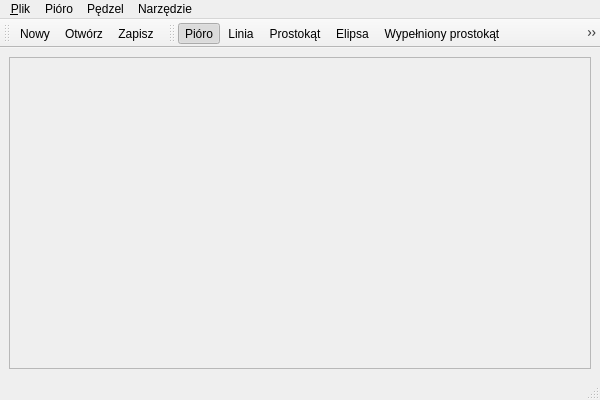
<ui version="4.0" >
 <class>Window</class>
 <widget class="QMainWindow" name="Window" >
  <property name="geometry" >
   <rect>
    <x>0</x>
    <y>0</y>
    <width>600</width>
    <height>400</height>
   </rect>
  </property>
  <property name="windowTitle" >
   <string>Rysownik Qt</string>
  </property>
  <property name="windowIcon" >
   <iconset resource="mywindow.qrc" >:/images/qt.png</iconset>
  </property>
  <widget class="QWidget" name="centralwidget" >
   <property name="enabled" >
    <bool>true</bool>
   </property>
   <layout class="QVBoxLayout" >
    <item>
     <widget class="QScrollArea" name="scrollArea" >
      <property name="frameShape" >
       <enum>QFrame::StyledPanel</enum>
      </property>
      <property name="frameShadow" >
       <enum>QFrame::Sunken</enum>
      </property>
      <widget class="PaintArea" native="1" name="paint" >
       <property name="geometry" >
        <rect>
         <x>11</x>
         <y>11</y>
         <width>560</width>
         <height>281</height>
        </rect>
       </property>
       <property name="cursor" >
        <cursorShape>CrossCursor</cursorShape>
       </property>
      </widget>
     </widget>
    </item>
   </layout>
  </widget>
  <widget class="QMenuBar" name="menubar" >
   <property name="geometry" >
    <rect>
     <x>0</x>
     <y>0</y>
     <width>600</width>
     <height>23</height>
    </rect>
   </property>
   <widget class="QMenu" name="fileMenu" >
    <property name="title" >
     <string>&amp;Plik</string>
    </property>
    <addaction name="fileMenuNew" />
    <addaction name="fileMenuOpen" />
    <addaction name="fileMenuSave" />
    <addaction name="fileMenuSaveAs" />
    <addaction name="separator" />
    <addaction name="fileMenuQuit" />
   </widget>
   <widget class="QMenu" name="penMenu" >
    <property name="title" >
     <string>Pióro</string>
    </property>
    <widget class="QMenu" name="penMenuStyle" >
     <property name="title" >
      <string>Styl linii</string>
     </property>
     <addaction name="actionQt_SolidLine" />
     <addaction name="actionQt_DashLine" />
     <addaction name="actionQt_DotLine" />
     <addaction name="actionQt_DashDotLine" />
     <addaction name="actionQt_DashDotDotLine" />
    </widget>
    <widget class="QMenu" name="penMenuCapStyle" >
     <property name="title" >
      <string>Zakończenie linii</string>
     </property>
     <addaction name="actionQt_SquareCap" />
     <addaction name="actionQt_FlatCap" />
     <addaction name="actionQt_RoundCap" />
    </widget>
    <widget class="QMenu" name="penMenuJoinStyle" >
     <property name="title" >
      <string>Połączenie linii</string>
     </property>
     <addaction name="actionQt_BevelJoin" />
     <addaction name="actionQt_MiterJoin" />
     <addaction name="actionQt_RoundJoin" />
    </widget>
    <addaction name="penMenuWidth" />
    <addaction name="penMenuColor" />
    <addaction name="penMenuStyle" />
    <addaction name="penMenuCapStyle" />
    <addaction name="penMenuJoinStyle" />
   </widget>
   <widget class="QMenu" name="drawingToolsMenu" >
    <property name="title" >
     <string>Narzędzie</string>
    </property>
    <addaction name="drawingToolsMenuPen" />
    <addaction name="drawingToolsMenuLine" />
    <addaction name="drawingToolsMenuRect" />
    <addaction name="drawingToolsMenuEllipse" />
    <addaction name="drawingToolsMenuFillRect" />
    <addaction name="drawingToolsMenuFillEllipse" />
   </widget>
   <widget class="QMenu" name="brushMenu" >
    <property name="title" >
     <string>Pędzel</string>
    </property>
    <widget class="QMenu" name="brushMenuStyle" >
     <property name="title" >
      <string>Styl</string>
     </property>
     <addaction name="actionQt_NoBrush" />
     <addaction name="actionQt_SolidPattern" />
     <addaction name="actionQt_Dense1Pattern" />
     <addaction name="actionQt_Dense2Pattern" />
     <addaction name="actionQt_Dense3Pattern" />
     <addaction name="actionQt_Dense4Pattern" />
     <addaction name="actionQt_Dense5Pattern" />
     <addaction name="actionQt_Dense6Pattern" />
     <addaction name="actionQt_Dense7Pattern" />
     <addaction name="actionQt_HorPattern" />
     <addaction name="actionQt_VerPattern" />
     <addaction name="actionQt_CrossPattern" />
     <addaction name="actionQt_BDiagPattern" />
     <addaction name="actionQt_FDiagPattern" />
     <addaction name="actionQt_DiagCrossPattern" />
    </widget>
    <addaction name="brushMenuColor" />
    <addaction name="brushMenuStyle" />
   </widget>
   <addaction name="fileMenu" />
   <addaction name="penMenu" />
   <addaction name="brushMenu" />
   <addaction name="drawingToolsMenu" />
  </widget>
  <widget class="QStatusBar" name="statusBar" >
   <property name="statusTip" >
    <string/>
   </property>
  </widget>
  <widget class="QToolBar" name="toolBarFile" >
   <property name="windowTitle" >
    <string>toolBar</string>
   </property>
   <attribute name="toolBarArea" >
    <enum>TopToolBarArea</enum>
   </attribute>
   <attribute name="toolBarBreak" >
    <bool>false</bool>
   </attribute>
   <addaction name="fileMenuNew" />
   <addaction name="fileMenuOpen" />
   <addaction name="fileMenuSave" />
  </widget>
  <widget class="QToolBar" name="toolBarDrawingTools" >
   <property name="windowTitle" >
    <string>toolBar</string>
   </property>
   <attribute name="toolBarArea" >
    <enum>TopToolBarArea</enum>
   </attribute>
   <attribute name="toolBarBreak" >
    <bool>false</bool>
   </attribute>
   <addaction name="drawingToolsMenuPen" />
   <addaction name="drawingToolsMenuLine" />
   <addaction name="drawingToolsMenuRect" />
   <addaction name="drawingToolsMenuEllipse" />
   <addaction name="drawingToolsMenuFillRect" />
   <addaction name="drawingToolsMenuFillEllipse" />
  </widget>
  <action name="fileMenuNew" >
   <property name="icon" >
    <iconset resource="mywindow.qrc" >:/images/new.png</iconset>
   </property>
   <property name="text" >
    <string>&amp;Nowy</string>
   </property>
   <property name="statusTip" >
    <string>Tworzy nowy plik</string>
   </property>
   <property name="shortcut" >
    <string>Ctrl+N</string>
   </property>
  </action>
  <action name="fileMenuOpen" >
   <property name="icon" >
    <iconset resource="mywindow.qrc" >:/images/open.png</iconset>
   </property>
   <property name="text" >
    <string>Otwórz</string>
   </property>
   <property name="statusTip" >
    <string>Odczytuje plik</string>
   </property>
   <property name="shortcut" >
    <string>Ctrl+O</string>
   </property>
  </action>
  <action name="fileMenuSave" >
   <property name="icon" >
    <iconset resource="mywindow.qrc" >:/images/save.png</iconset>
   </property>
   <property name="text" >
    <string>Zapisz</string>
   </property>
   <property name="statusTip" >
    <string>Zapisuje bieżące zmiany</string>
   </property>
  </action>
  <action name="fileMenuSaveAs" >
   <property name="text" >
    <string>Zapisz jako</string>
   </property>
   <property name="statusTip" >
    <string>Zapisuje jako nowy plik</string>
   </property>
  </action>
  <action name="fileMenuQuit" >
   <property name="text" >
    <string>Wyjście</string>
   </property>
   <property name="statusTip" >
    <string>Zakończenie działania programu</string>
   </property>
  </action>
  <action name="penMenuWidth" >
   <property name="text" >
    <string>Grubość</string>
   </property>
   <property name="toolTip" >
    <string>Grubość pióra</string>
   </property>
   <property name="statusTip" >
    <string>Określenie grubości pióra</string>
   </property>
  </action>
  <action name="penMenuColor" >
   <property name="text" >
    <string>Kolor</string>
   </property>
   <property name="toolTip" >
    <string>Kolor pióra</string>
   </property>
   <property name="statusTip" >
    <string>Określenie koloru pióra</string>
   </property>
  </action>
  <action name="actionQt_SolidLine" >
   <property name="checkable" >
    <bool>true</bool>
   </property>
   <property name="checked" >
    <bool>true</bool>
   </property>
   <property name="icon" >
    <iconset/>
   </property>
   <property name="text" >
    <string>Qt::SolidLine</string>
   </property>
  </action>
  <action name="actionQt_DashLine" >
   <property name="checkable" >
    <bool>true</bool>
   </property>
   <property name="text" >
    <string>Qt::DashLine</string>
   </property>
  </action>
  <action name="actionQt_DotLine" >
   <property name="checkable" >
    <bool>true</bool>
   </property>
   <property name="text" >
    <string>Qt::DotLine</string>
   </property>
  </action>
  <action name="actionQt_DashDotLine" >
   <property name="checkable" >
    <bool>true</bool>
   </property>
   <property name="text" >
    <string>Qt::DashDotLine</string>
   </property>
  </action>
  <action name="actionQt_DashDotDotLine" >
   <property name="checkable" >
    <bool>true</bool>
   </property>
   <property name="text" >
    <string>Qt::DashDotDotLine</string>
   </property>
  </action>
  <action name="actionQt_SquareCap" >
   <property name="checkable" >
    <bool>true</bool>
   </property>
   <property name="checked" >
    <bool>true</bool>
   </property>
   <property name="text" >
    <string>Qt::SquareCap</string>
   </property>
  </action>
  <action name="actionQt_FlatCap" >
   <property name="checkable" >
    <bool>true</bool>
   </property>
   <property name="text" >
    <string>Qt::FlatCap</string>
   </property>
  </action>
  <action name="actionQt_RoundCap" >
   <property name="checkable" >
    <bool>true</bool>
   </property>
   <property name="text" >
    <string>Qt::RoundCap</string>
   </property>
  </action>
  <action name="actionQt_BevelJoin" >
   <property name="checkable" >
    <bool>true</bool>
   </property>
   <property name="checked" >
    <bool>true</bool>
   </property>
   <property name="text" >
    <string>Qt::BevelJoin</string>
   </property>
  </action>
  <action name="actionQt_MiterJoin" >
   <property name="checkable" >
    <bool>true</bool>
   </property>
   <property name="text" >
    <string>Qt::MiterJoin</string>
   </property>
  </action>
  <action name="actionQt_RoundJoin" >
   <property name="checkable" >
    <bool>true</bool>
   </property>
   <property name="text" >
    <string>Qt::RoundJoin</string>
   </property>
  </action>
  <action name="drawingToolsMenuPen" >
   <property name="checkable" >
    <bool>true</bool>
   </property>
   <property name="checked" >
    <bool>true</bool>
   </property>
   <property name="icon" >
    <iconset resource="mywindow.qrc" >:/images/paintbrush.png</iconset>
   </property>
   <property name="text" >
    <string>Pióro</string>
   </property>
  </action>
  <action name="drawingToolsMenuLine" >
   <property name="checkable" >
    <bool>true</bool>
   </property>
   <property name="icon" >
    <iconset resource="mywindow.qrc" >:/images/line.png</iconset>
   </property>
   <property name="text" >
    <string>Linia</string>
   </property>
  </action>
  <action name="drawingToolsMenuRect" >
   <property name="checkable" >
    <bool>true</bool>
   </property>
   <property name="icon" >
    <iconset resource="mywindow.qrc" >:/images/rectangle.png</iconset>
   </property>
   <property name="text" >
    <string>Prostokąt</string>
   </property>
  </action>
  <action name="drawingToolsMenuEllipse" >
   <property name="checkable" >
    <bool>true</bool>
   </property>
   <property name="icon" >
    <iconset resource="mywindow.qrc" >:/images/ellipse.png</iconset>
   </property>
   <property name="text" >
    <string>Elipsa</string>
   </property>
  </action>
  <action name="drawingToolsMenuFillRect" >
   <property name="checkable" >
    <bool>true</bool>
   </property>
   <property name="icon" >
    <iconset resource="mywindow.qrc" >:/images/filledrectangle.png</iconset>
   </property>
   <property name="text" >
    <string>Wypełniony prostokąt</string>
   </property>
  </action>
  <action name="drawingToolsMenuFillEllipse" >
   <property name="checkable" >
    <bool>true</bool>
   </property>
   <property name="icon" >
    <iconset resource="mywindow.qrc" >:/images/filledellipse.png</iconset>
   </property>
   <property name="text" >
    <string>Wypełniona elipsa</string>
   </property>
  </action>
  <action name="brushMenuColor" >
   <property name="text" >
    <string>Kolor</string>
   </property>
   <property name="toolTip" >
    <string>Kolor pędzla</string>
   </property>
  </action>
  <action name="actionQt_NoBrush" >
   <property name="checkable" >
    <bool>true</bool>
   </property>
   <property name="checked" >
    <bool>true</bool>
   </property>
   <property name="text" >
    <string>Qt::NoBrush</string>
   </property>
  </action>
  <action name="actionQt_SolidPattern" >
   <property name="checkable" >
    <bool>true</bool>
   </property>
   <property name="text" >
    <string>Qt::SolidPattern</string>
   </property>
  </action>
  <action name="actionQt_Dense1Pattern" >
   <property name="checkable" >
    <bool>true</bool>
   </property>
   <property name="text" >
    <string>Qt::Dense1Pattern</string>
   </property>
  </action>
  <action name="actionQt_Dense2Pattern" >
   <property name="checkable" >
    <bool>true</bool>
   </property>
   <property name="text" >
    <string>Qt::Dense2Pattern</string>
   </property>
  </action>
  <action name="actionQt_Dense3Pattern" >
   <property name="checkable" >
    <bool>true</bool>
   </property>
   <property name="text" >
    <string>Qt::Dense3Pattern</string>
   </property>
  </action>
  <action name="actionQt_Dense4Pattern" >
   <property name="checkable" >
    <bool>true</bool>
   </property>
   <property name="text" >
    <string>Qt::Dense4Pattern</string>
   </property>
  </action>
  <action name="actionQt_Dense5Pattern" >
   <property name="checkable" >
    <bool>true</bool>
   </property>
   <property name="text" >
    <string>Qt::Dense5Pattern</string>
   </property>
  </action>
  <action name="actionQt_Dense6Pattern" >
   <property name="checkable" >
    <bool>true</bool>
   </property>
   <property name="text" >
    <string>Qt::Dense6Pattern</string>
   </property>
  </action>
  <action name="actionQt_Dense7Pattern" >
   <property name="checkable" >
    <bool>true</bool>
   </property>
   <property name="text" >
    <string>Qt::Dense7Pattern</string>
   </property>
  </action>
  <action name="actionQt_HorPattern" >
   <property name="checkable" >
    <bool>true</bool>
   </property>
   <property name="text" >
    <string>Qt::HorPattern</string>
   </property>
  </action>
  <action name="actionQt_VerPattern" >
   <property name="checkable" >
    <bool>true</bool>
   </property>
   <property name="text" >
    <string>Qt::VerPattern</string>
   </property>
  </action>
  <action name="actionQt_CrossPattern" >
   <property name="checkable" >
    <bool>true</bool>
   </property>
   <property name="text" >
    <string>Qt::CrossPattern</string>
   </property>
  </action>
  <action name="actionQt_BDiagPattern" >
   <property name="checkable" >
    <bool>true</bool>
   </property>
   <property name="text" >
    <string>Qt::BDiagPattern</string>
   </property>
  </action>
  <action name="actionQt_FDiagPattern" >
   <property name="checkable" >
    <bool>true</bool>
   </property>
   <property name="text" >
    <string>Qt::FDiagPattern</string>
   </property>
  </action>
  <action name="actionQt_DiagCrossPattern" >
   <property name="checkable" >
    <bool>true</bool>
   </property>
   <property name="text" >
    <string>Qt::DiagCrossPattern</string>
   </property>
  </action>
 </widget>
 <customwidgets>
  <customwidget>
   <class>PaintArea</class>
   <extends>QWidget</extends>
   <header>paintarea.h</header>
   <container>1</container>
  </customwidget>
  <customwidget>
   <class>QScrollArea</class>
   <extends>QFrame</extends>
   <header location="global" >QScrollArea</header>
   <container>1</container>
  </customwidget>
 </customwidgets>
 <resources>
  <include location="mywindow.qrc" />
 </resources>
 <connections/>
</ui>
